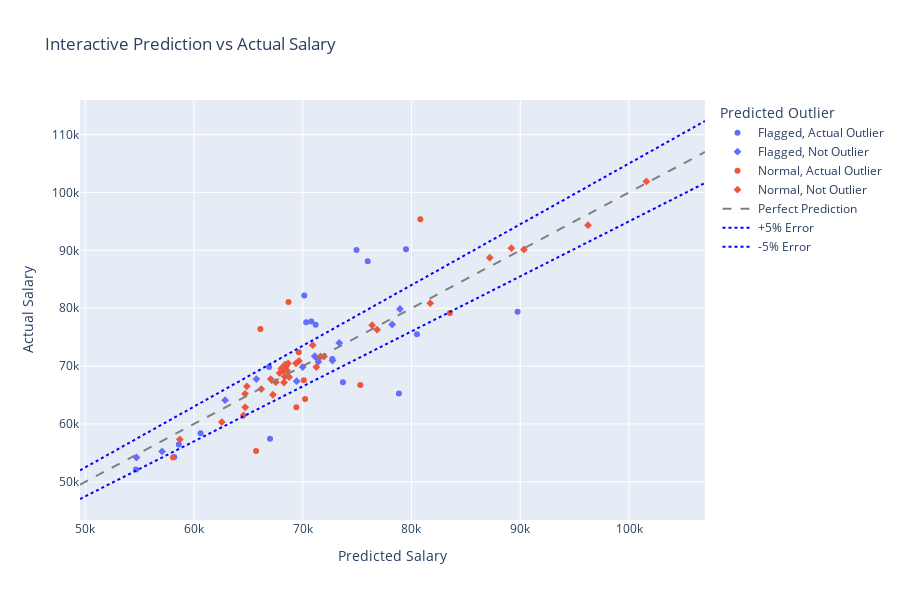

The code cell stored with this chart in its notebook:
### Code cell
# Calculate residual info (if not already done)
df["Residual"] = df["25-26 Salary"] - df["Prediction_from_clean_model"]
df["Residual %"] = df["Residual"] / df["25-26 Salary"]
df["Residual % (abs)"] = df["Residual %"].abs() * 100  # for display
df["Outlier_Pred_Label"] = df["Outlier_Pred"].map({True: "Flagged", False: "Normal"})
df["Outlier_True_Label"] = df["Outlier_Flag"].map({True: "Actual Outlier", False: "Not Outlier"})

# Optional: dummy label for anonymity
df["Label"] = df.index.astype(str)

# Remove any NaNs or infs for plotting
df_plot = df.dropna(subset=["Prediction_from_clean_model", "25-26 Salary"]).copy()
df_plot = df_plot.replace([np.inf, -np.inf], np.nan).dropna()

# Base plot
fig = px.scatter(
    df_plot,
    x="Prediction_from_clean_model",
    y="25-26 Salary",
    color="Outlier_Pred_Label",
    symbol="Outlier_True_Label",
    hover_data={
        "Employee": True,
        "ID": True,
        "25-26 Salary": ":,.0f",
        "Prediction_from_clean_model": ":,.0f",
        "Residual": ":,.0f",
        "Residual % (abs)": ":.1f"
    },
    labels={
        "Prediction_from_clean_model": "Predicted Salary",
        "25-26 Salary": "Actual Salary"
    },
    title="Interactive Prediction vs Actual Salary"
)

# Add ±5% error lines
lims = [
    min(df_plot["25-26 Salary"].min(), df_plot["Prediction_from_clean_model"].min()) * 0.95,
    max(df_plot["25-26 Salary"].max(), df_plot["Prediction_from_clean_model"].max()) * 1.05,
]
x_vals = np.linspace(lims[0], lims[1], 100)

fig.add_traces([
    go.Scatter(x=x_vals, y=x_vals, mode='lines', line=dict(dash='dash', color='gray'), name='Perfect Prediction'),
    go.Scatter(x=x_vals, y=x_vals * 1.05, mode='lines', line=dict(dash='dot', color='blue'), name='+5% Error'),
    go.Scatter(x=x_vals, y=x_vals * 0.95, mode='lines', line=dict(dash='dot', color='blue'), name='-5% Error')
])

# Final layout
fig.update_layout(
    xaxis_title="Predicted Salary",
    yaxis_title="Actual Salary",
    legend_title="Predicted Outlier",
    width=900,
    height=600
)

fig.show()
